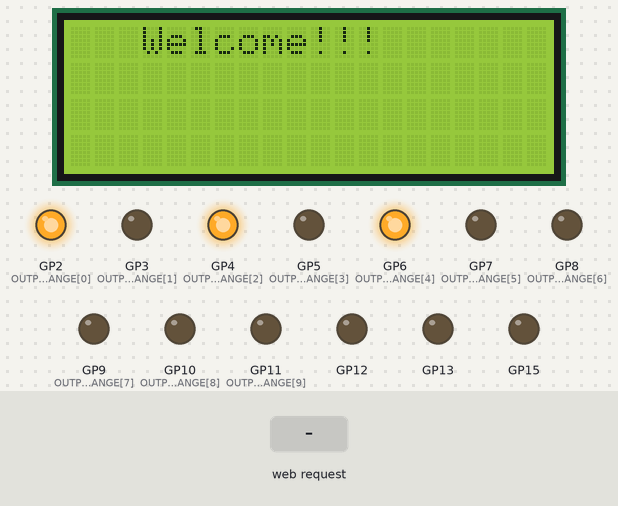
Recording of a program running on a simulated Raspberry Pi Pico running MicroPython. Parts: 20×4 character LCD, output pins drawn as LEDs (lit = HIGH). Inputs (shaded band) come from the test bench. WiFi joins after 1.5 s; files the program writes start out absent; threads take turns every 2 ms; library files of the repository ran but are not shown: lcd_api.py, pico_i2c_lcd.py; what the program prints to the serial console is not drawn.

Above: at 4.6 s.
At 7.8 s:
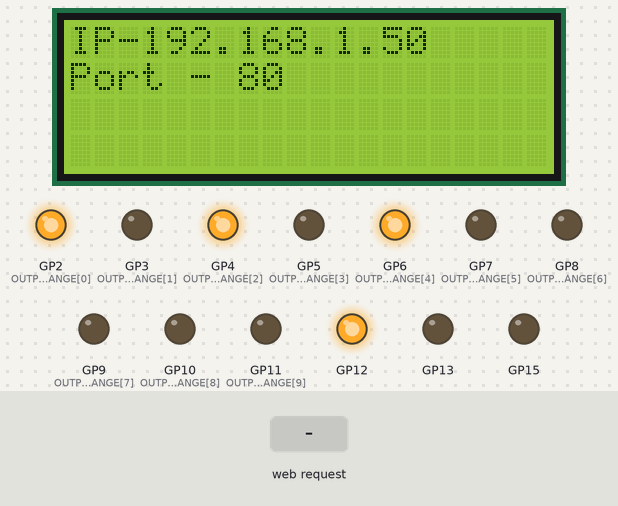
7.9 s: HTTP request GET /all_out_on received
At 8.7 s:
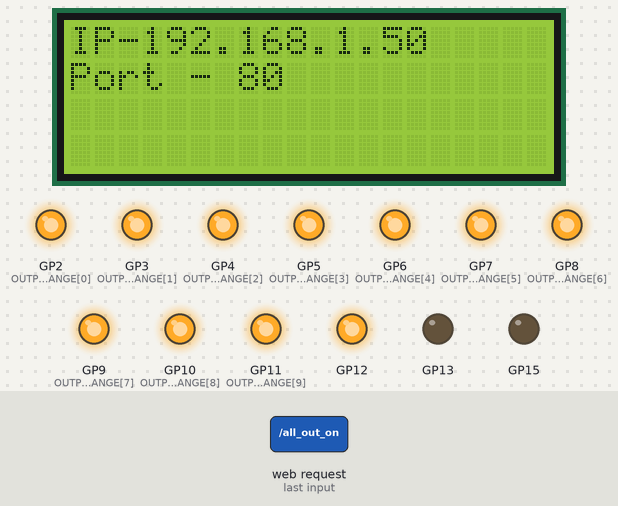
9.4 s: HTTP request GET /all_out_off received
At 9.9 s:
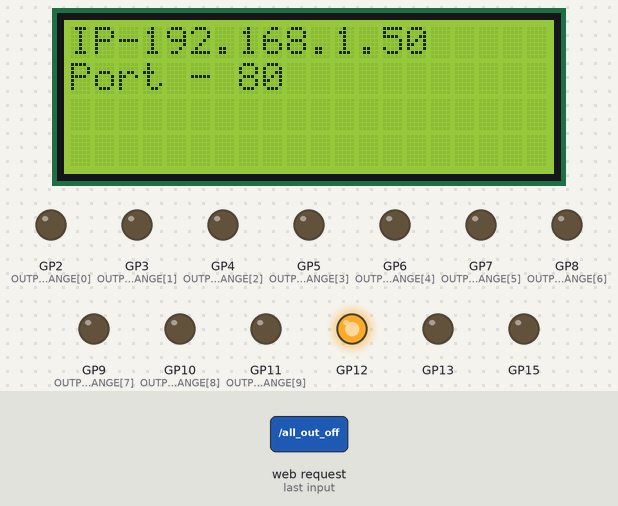
10.9 s: HTTP request GET /all_out_on received
At 12.3 s:
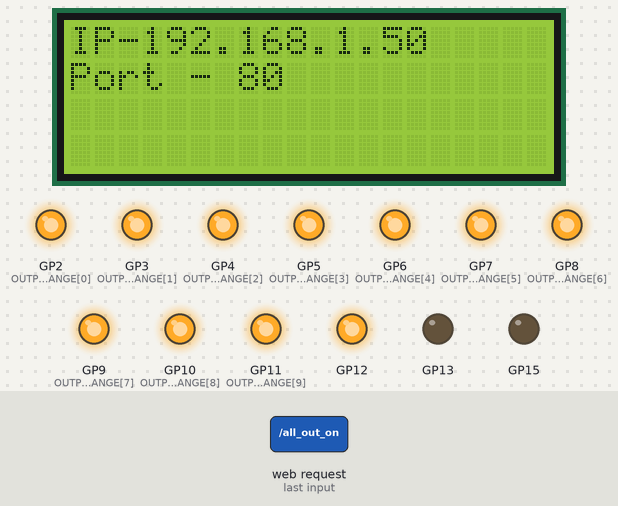
Timing chart, 0 to 13.9 s (numbered marks = the images above; inputs shaded):
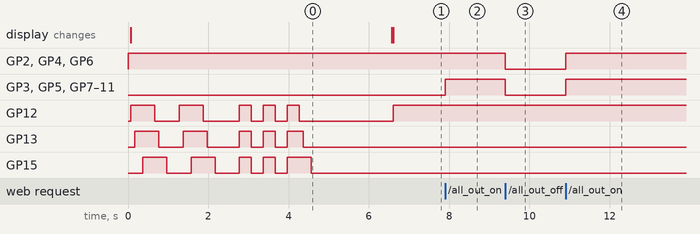

Measured:
- after the input at 7.9 s, GP3 (OUTPUT_PINS_RANGE[1]), GP5 (OUTPUT_PINS_RANGE[3]), GP7 (OUTPUT_PINS_RANGE[5]), GP8 (OUTPUT_PINS_RANGE[6]), GP9 (OUTPUT_PINS_RANGE[7]), GP10 (OUTPUT_PINS_RANGE[8]), GP11 (OUTPUT_PINS_RANGE[9]): LOW → HIGH at once
- after the input at 9.4 s, GP2 (OUTPUT_PINS_RANGE[0]), GP3 (OUTPUT_PINS_RANGE[1]), GP4 (OUTPUT_PINS_RANGE[2]), GP5 (OUTPUT_PINS_RANGE[3]), GP6 (OUTPUT_PINS_RANGE[4]), GP7 (OUTPUT_PINS_RANGE[5]), GP8 (OUTPUT_PINS_RANGE[6]), GP9 (OUTPUT_PINS_RANGE[7]), GP10 (OUTPUT_PINS_RANGE[8]), GP11 (OUTPUT_PINS_RANGE[9]): HIGH → LOW at once
- after the input at 10.9 s, GP2 (OUTPUT_PINS_RANGE[0]), GP3 (OUTPUT_PINS_RANGE[1]), GP4 (OUTPUT_PINS_RANGE[2]), GP5 (OUTPUT_PINS_RANGE[3]), GP6 (OUTPUT_PINS_RANGE[4]), GP7 (OUTPUT_PINS_RANGE[5]), GP8 (OUTPUT_PINS_RANGE[6]), GP9 (OUTPUT_PINS_RANGE[7]), GP10 (OUTPUT_PINS_RANGE[8]), GP11 (OUTPUT_PINS_RANGE[9]): LOW → HIGH at once

The program:

server.py
```python
import network
import socket
import time
import ujson
import _thread
import gc
import micropython
from machine import Pin, reset, I2C

from lcd_api import LcdApi
from pico_i2c_lcd import I2cLcd

# import settings
from settings import settings
config = settings("settings.json")

# initialise general purpose OUTPUT pins array
OUTPUT_PINS = []
OUTPUT_PINS_RANGE = [2,3,4,5,6,7,8,9,10,11]
OUTPUT_PIN_INDEX = 0
for i in OUTPUT_PINS_RANGE:
    pin = Pin(i, Pin.OUT)
    pin.value(settings("settings.json")[f"GPO{OUTPUT_PIN_INDEX}"]["status"])
    OUTPUT_PINS.append(pin)
    OUTPUT_PIN_INDEX += 1

# initialise general purpose INPUT pins array
INPUT_PINS = []
INPUT_PINS_RANGE = [16, 17, 18, 19, 22, 26, 27, 28, 1, 0]
for i in INPUT_PINS_RANGE:
    pin = Pin(i, Pin.IN, Pin.PULL_UP)
    INPUT_PINS.append(pin)
    pin.value(0)

# initialise general purpose INPUT pins array
INDICATOR_PINS = []
INDICATOR_PINS_RANGE = [12,13,14,15]
for i in INDICATOR_PINS_RANGE:
    pin = Pin(i, Pin.OUT)
    INDICATOR_PINS.append(pin)
    pin.value(0)


# Test LED pins
BLINK_LED = INDICATOR_PINS[0]
NETWORK_ERROR_LED = INDICATOR_PINS[1]

# lcd handler
I2C_ADDR     = 0x27
I2C_NUM_ROWS = 4
I2C_NUM_COLS = 20
i2c = I2C(0, sda=Pin(20), scl=Pin(21), freq=400000)
LCD = I2cLcd(i2c, I2C_ADDR, I2C_NUM_ROWS, I2C_NUM_COLS)
def lcd(string, cursor, clear=False):
    if clear:
        LCD.clear()
#     LCD.display()

    LCD.move_to(cursor[0], cursor[1])
    LCD.putstr(string)

def start_pattern():
    welcome_msg = "Welcome!!!"
    lcd(welcome_msg, (3,0), clear=True)
    p1 = INDICATOR_PINS[0]
    p2 = INDICATOR_PINS[1]
    p3 = INDICATOR_PINS[2]
    p4 = INDICATOR_PINS[3]

    p1.value(1)
    time.sleep(0.1)
    p2.value(1)
    time.sleep(0.1)
    p3.value(1)
    time.sleep(0.1)
    p4.value(1)
    time.sleep(0.3)

    p1.value(0)
    time.sleep(0.1)
    p2.value(0)
    time.sleep(0.1)
    p3.value(0)
    time.sleep(0.1)
    p4.value(0)
    time.sleep(0.3)

    p1.value(1)
    time.sleep(0.1)
    p2.value(1)
    time.sleep(0.1)
    p3.value(1)
    time.sleep(0.1)
    p4.value(1)
    time.sleep(0.3)

    p1.value(0)
    time.sleep(0.1)
    p2.value(0)
    time.sleep(0.1)
    p3.value(0)
    time.sleep(0.1)
    p4.value(0)
    time.sleep(0.3)

    p4.value(0)
    p1.value(0)
    p2.value(0)
    p3.value(0)
    p4.value(0)
    time.sleep(0.3)

    p1.value(1)
    p2.value(1)
    p3.value(1)
    p4.value(1)
    time.sleep(0.3)

    p1.value(0)
    p2.value(0)
    p3.value(0)
    p4.value(0)
    time.sleep(0.3)

    p1.value(1)
    p2.value(1)
    p3.value(1)
    p4.value(1)
    time.sleep(0.3)

    p1.value(0)
    p2.value(0)
    p3.value(0)
    p4.value(0)
    time.sleep(0.3)

    p1.value(1)
    p2.value(1)
    p3.value(1)
    p4.value(1)
    time.sleep(0.3)

    p1.value(0)
    time.sleep(0.1)
    p2.value(0)
    time.sleep(0.1)
    p3.value(0)
    time.sleep(0.1)
    p4.value(0)

start_pattern()

# setting up wifi connection
SSID = config["SSID"]
PASSWORD = config["PASSWORD"]
wlan = network.WLAN(network.STA_IF)
wlan.active(True)
wlan.connect(SSID, PASSWORD)

# establish server
max_wait = 10
while max_wait > 0:
    if wlan.status() < 0 or wlan.status() >= 3:
        break
    max_wait -= 1
    print('waiting for connection...')
    time.sleep(1)

if wlan.status() != 3:
    NETWORK_ERROR_LED.value(1)
    network_msg = "Error: Unable to\       connect."
    lcd(network_msg, (0,0), clear=True)
    raise RuntimeError('network connection failed')
else:
    print('connected')
    status = wlan.ifconfig()
    print( 'ip = ' + status[0] )

addr = socket.getaddrinfo('0.0.0.0', 80)[0][-1]

s = socket.socket()
s.bind(addr)
s.listen(1)
print('listening on', addr)

ip_status = f"IP-{status[0]}"
port = f"Port - 80"
lcd(ip_status, (0,0), clear=True)
lcd(port, (0,1), clear=False)

# set cors headers
def send_response_with_cors(cl, response_data):
    response_json = ujson.dumps(response_data)
    cl.send('HTTP/1.0 200 OK\r\nContent-type: application/json\r\nAccess-Control-Allow-Origin: *\r\n\r\n')
    cl.send(response_json)
    cl.close()


# separate thread other IO operations
def separate_thread():
    global status
    last_toggle_time = time.ticks_ms()
    led_state = False
    reset_pin = Pin(14, Pin.IN)
    try:
        while True:
            BLINK_LED.value(1)

#             print("hello - ", reset_pin.value())
            current_time = time.ticks_ms()
            if time.ticks_diff(current_time, last_toggle_time) >= 3000:  # Toggle every 500ms
                last_toggle_time = current_time
                # Trigger garbage collection
                gc.collect()

                # Print memory information
                micropython.mem_info()

            if reset_pin.value() == 1:
                time.sleep(1)
                print("reboot")

            # Sensor control (GPIO0 and GPIO1)
            if settings("settings.json")["GPO0"]["control"]=="sensor":
                if INPUT_PINS[0].value()==0:
                    OUTPUT_PINS[0].value(1)
                    print("sensor control enabled for GPIO0")
                    print("moving")

                else:
    #                 print("sensor0 off")
                    OUTPUT_PINS[0].value(0)

            if settings("settings.json")["GPO1"]["control"]=="sensor":
                if INPUT_PINS[1].value()==0:
                    OUTPUT_PINS[1].value(1)
                    print("sensor control enabled for GPIO1")

                else:
    #                 print("sensor1 off")
                    OUTPUT_PINS[1].value(0)


            time.sleep(0.5)
    except Exception as e:
        print("Thread Exception:", e)
    finally:
        print("Thread exited")


_thread.start_new_thread(separate_thread, ())


# Listen for connections
while True:
    # request status
    status = False

    try:
        cl, addr = s.accept()
        print('client connected from', addr)
        request_data = cl.recv(1024)
        print(request_data)

        request_lines = request_data.split(b'\r\n')
        first_line = request_lines[0].decode('utf-8')

        parts = first_line.split(' ')


        if len(parts) >= 2 and parts[0] == 'GET':
            url = parts[1]
            print("URL:", url)

            gc.collect()

            if url.startswith('/out_stat'):
                # initialise general purpose OUTPUT pins array
                OUTPUT_PINS_STAT = []
                for i in OUTPUT_PINS:
                    pin_stat = i.value()
                    OUTPUT_PINS_STAT.append(pin_stat)

                res_data = {'status': OUTPUT_PINS_STAT}
                send_response_with_cors(cl, res_data)

                gc.collect()

            elif url.startswith('/all_out_on'):
                GPO_COUNT = 0
                for i in OUTPUT_PINS:
                    i.value(1)
                    settings("settings.json", {f"GPO{GPO_COUNT}": {"status" : 1, "control" : "button" }})
                    GPO_COUNT += 1

                OUTPUT_PINS_STAT = []
                for i in OUTPUT_PINS:
                    pin_stat = i.value()
                    OUTPUT_PINS_STAT.append(pin_stat)

                res_data = {'status': OUTPUT_PINS_STAT}
                send_response_with_cors(cl, res_data)

                gc.collect()

            elif url.startswith('/all_out_off'):
                GPO_COUNT = 0
                for i in OUTPUT_PINS:
                    i.value(0)
                    settings("settings.json", {f"GPO{GPO_COUNT}": {"status" : 0, "control" : "button" }})
                    GPO_COUNT += 1

                OUTPUT_PINS_STAT = []
                for i in OUTPUT_PINS:
                    pin_stat = i.value()
                    OUTPUT_PINS_STAT.append(pin_stat)

                res_data = {'status': OUTPUT_PINS_STAT}
                send_response_with_cors(cl, res_data)

                gc.collect()

            elif url.startswith('/gpio'):
                query_params = {}
                query_string = url.split('?')[1]
                query_params_list = query_string.split('&')
                for param in query_params_list:
                    key, value = param.split('=')
                    query_params[key] = value

                try:
                    pin_no = int(query_params.get('pin_no')) if int(query_params.get('pin_no')) < len(OUTPUT_PINS_RANGE) else -1
                except ValueError:
                    pin_no = -1
                    status = False

                pin_status = query_params.get('pin_status', '')

                print("Pin Number:", pin_no)
                print("Pin Status:", pin_status)

                # enable sensors control for sensor operable pins (can be controlled with pin 11)
                if query_params.get('pin_no') == "11":
                     if settings("settings.json", {f"GPO0" : {"status" : 0, "control" : "sensor"}}):
                        print(settings("settings.json")["GPO0"]["control"])

                     if settings("settings.json", {f"GPO1" : {"status" : 0, "control" : "sensor"}}):
                        print(settings("settings.json")["GPO1"]["control"])

                # handle general purpose output pins status (on/off)
                if pin_no != -1 and pin_status in ["on", "off"]:

                    # switch to pin control is (disable sensor control for sensor operable pins)
                    if pin_no == 0 or pin_no == 1:
                        if settings("settings.json", {f"GPO{pin_no}" : {"status" : (1 if pin_status == "on" else 0), "control" : "button"}}):
                            print(settings("settings.json")[f"GPO{pin_no}"]["control"])


                    pin_status_value = 1 if pin_status == "on" else 0
                    OUTPUT_PINS[pin_no].value(pin_status_value)

                    # update gpo stat in file
                    settings("settings.json", {f"GPO{pin_no}": {"status" : (1 if pin_status == "on" else 0), "control" : "button" }})

                    status = True

                    response_data = {'status': status}
                    send_response_with_cors(cl, response_data)

                else:
                    print("Invalid pin number or status")

                gc.collect()
            else:
                print("Invalid URL format")
        else:
            print("Invalid request format")


    except OSError as e:
        cl.close()
        print('connection closed')
```

settings.py
```python
import uio
import ujson

def settings(file_path, data=None):
    try:
        if data is None:
            # Read existing JSON data from the file
            try:
                with uio.open(file_path, 'r') as f:
                    json_data = f.read()
                    return ujson.loads(json_data)
            except (OSError, ValueError):
                return {}  # Return an empty dictionary if reading fails

        # Read existing JSON data from the file, if it exists
        try:
            with uio.open(file_path, 'r') as f:
                existing_data = ujson.loads(f.read())
        except (OSError, ValueError):
            existing_data = {}

        # Update existing data with new data
        existing_data.update(data)

        # Convert the combined data back to JSON format
        modified_json_data = ujson.dumps(existing_data)

        # Write the modified JSON data back to the file
        with uio.open(file_path, 'w') as f:
            f.write(modified_json_data.encode('utf-8'))

        return True

    except Exception as e:
        print("Error:", e)
        return False

# Usage
# # Read data from the file
# setting = settings("settings.json")
# print(setting)

# # Modify and write data to the file
# new_data = {
#     'option': 'new_value1',
#     'option3': 'value3'
# }
# write_result = settings("settings.json", new_data)
# print("Write result:", write_result)
```
